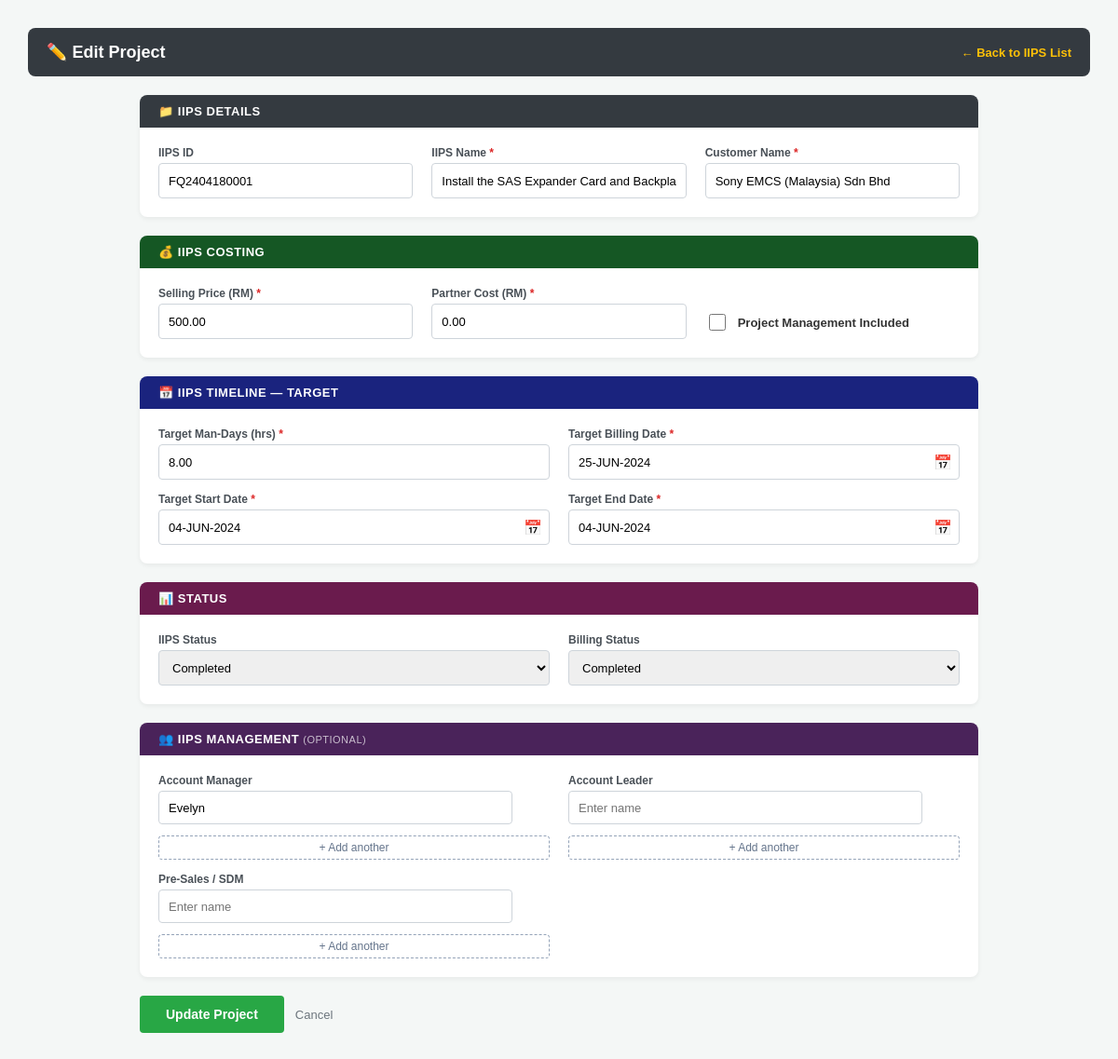
The page /create_iips.php?edit=FQ2404180001 (signed in) on the database its author committed.
### tables this page shows
CREATE TABLE iips_tracking (
    id INT AUTO_INCREMENT PRIMARY KEY,
    project_id          VARCHAR(50) NOT NULL,
    selling_price       DECIMAL(12,2) NULL DEFAULT NULL,
    partner_cost        DECIMAL(12,2) NULL DEFAULT NULL,
    gross_profit        DECIMAL(12,2) NULL DEFAULT NULL,
    has_project_mgmt    TINYINT(1) NOT NULL DEFAULT 0,
    target_mandays      DECIMAL(8,2) NULL DEFAULT NULL,
    target_start_date   DATE NULL DEFAULT NULL,
    target_end_date     DATE NULL DEFAULT NULL,
    target_billing_date DATE NULL DEFAULT NULL,
    actual_start_date   DATE NULL DEFAULT NULL,
    actual_end_date     DATE NULL DEFAULT NULL,
    iips_status         ENUM('Not Quoted','Quoted','Not Started','In Progress','Completed','Cancelled') NOT NULL DEFAULT 'Not Quoted',
    billing_status      ENUM('Not Forecasted','Forecasted','Pending','Completed') NOT NULL DEFAULT 'Not Forecasted',
    account_manager     VARCHAR(150) NULL DEFAULT NULL,
    account_leader      VARCHAR(150) NULL DEFAULT NULL,
    presales_sdm        VARCHAR(150) NULL DEFAULT NULL,
    project_manager     VARCHAR(150) NULL DEFAULT NULL,
    partner             VARCHAR(150) NULL DEFAULT NULL,
    created_at          TIMESTAMP DEFAULT CURRENT_TIMESTAMP,
    updated_at          TIMESTAMP DEFAULT CURRENT_TIMESTAMP ON UPDATE CURRENT_TIMESTAMP,
    FOREIGN KEY (project_id) REFERENCES projects(project_id) ON DELETE CASCADE
);

### create_iips.php (the view, shortened to what this page needs)
<?php
require_once 'config.php';
function fmtDateDisplay($d) {
    $dt = DateTime::createFromFormat('Y-m-d', $d);
    return $dt ? $dt->format('d-M-Y') : '';
}
$edit_mode = false;
$edit_data = null;
$iips_data = null;
if (isset($_GET['edit'])) {
    $edit_mode = true;
    $pid = trim($_GET['edit']);
    $stmt = $conn->prepare("SELECT * FROM projects WHERE project_id=?");
    $stmt->bind_param("s", $pid); $stmt->execute();
    $edit_data = $stmt->get_result()->fetch_assoc(); $stmt->close();
    $stmt2 = $conn->prepare("SELECT * FROM iips_tracking WHERE project_id=?");
    $stmt2->bind_param("s", $pid); $stmt2->execute();
    $iips_data = $stmt2->get_result()->fetch_assoc(); $stmt2->close();
}
$errors = [];
$v = [
    'project_id'          => $_POST['project_id']          ?? ($edit_data['project_id']    ?? ''),
    'project_name'        => $_POST['project_name']        ?? ($edit_data['project_name']  ?? ''),
    'customer_name'       => $_POST['customer_name']       ?? ($edit_data['customer_name'] ?? ''),
    'selling_price'       => $_POST['selling_price']       ?? ($iips_data['selling_price']  ?? ''),
    'partner_cost'        => $_POST['partner_cost']        ?? ($iips_data['partner_cost']   ?? ''),
    'has_project_mgmt'    => ($_SERVER['REQUEST_METHOD'] === 'POST') ? (isset($_POST['has_project_mgmt']) ? 1 : 0) : ($iips_data['has_project_mgmt'] ?? 0),
    'target_mandays'      => $_POST['target_mandays']      ?? ($iips_data['target_mandays']      ?? ''),
    'target_start_date'   => $_POST['target_start_date']   ?? ($iips_data['target_start_date']   ?? ''),
    'target_end_date'     => $_POST['target_end_date']     ?? ($iips_data['target_end_date']     ?? ''),
    'target_billing_date' => $_POST['target_billing_date'] ?? ($iips_data['target_billing_date'] ?? ''),
    'iips_status'         => $_POST['iips_status']         ?? ($edit_mode ? ($iips_data['iips_status']    ?? '') : ''),
    'billing_status'      => $_POST['billing_status']      ?? ($edit_mode ? ($iips_data['billing_status'] ?? '') : ''),
    'account_manager'     => $_SERVER['REQUEST_METHOD']==='POST' ? implode(', ', array_filter(array_map('trim', $_POST['account_manager_multi'] ?? []))) : ($iips_data['account_manager'] ?? ''),
    'account_leader'      => $_SERVER['REQUEST_METHOD']==='POST' ? implode(', ', array_filter(array_map('trim', $_POST['account_leader_multi']  ?? []))) : ($iips_data['account_leader']  ?? ''),
    'presales_sdm'        => $_SERVER['REQUEST_METHOD']==='POST' ? implode(', ', array_filter(array_map('trim', $_POST['presales_sdm_multi']    ?? []))) : ($iips_data['presales_sdm']    ?? ''),
    'project_manager'     => $_POST['project_manager']     ?? ($iips_data['project_manager'] ?? ''),
];
?>
<!DOCTYPE html>
<html lang="en">
<head>
</head>
<body>
<div class="topbar">
    <h2><?= $edit_mode ? '✏️ Edit Project' : '+ Create New IIPS' ?></h2>
    <a href="admin_iips.php">← Back to IIPS List</a>
</div>
<div class="page">
    <form method="POST">
        <div class="section">
            <div class="section-hdr">📁 IIPS Details</div>
            <div class="section-body three-col">
                <div class="form-group">
                    <label>IIPS ID</label>
                    <input type="text" name="project_id" value="<?= htmlspecialchars($v['project_id']) ?>" placeholder="e.g. SO-0000123">
                </div>
                <div class="form-group">
                    <label>IIPS Name <span class="req">*</span></label>
                    <input type="text" name="project_name" value="<?= htmlspecialchars($v['project_name']) ?>" class="<?= in_array('Project Name is required.',$errors)?'err':'' ?>">
                </div>
                <div class="form-group">
                    <label>Customer Name <span class="req">*</span></label>
                    <input type="text" name="customer_name" value="<?= htmlspecialchars($v['customer_name']) ?>" class="<?= in_array('Customer Name is required.',$errors)?'err':'' ?>">
                </div>
            </div>
        </div>
        <div class="section">
            <div class="section-hdr green">💰 IIPS Costing</div>
            <div class="section-body three-col">
                <div class="form-group">
                    <label>Selling Price (RM) <span class="req">*</span></label>
                    <input type="number" name="selling_price" id="sp" step="0.01" min="0" value="<?= htmlspecialchars($v['selling_price']) ?>" oninput="calcGP()" class="<?= in_array('Selling Price is required.',$errors)?'err':'' ?>">
                </div>
                <div class="form-group">
                    <label>Partner Cost (RM) <span class="req">*</span></label>
                    <input type="number" name="partner_cost" id="pc" step="0.01" min="0" value="<?= htmlspecialchars($v['partner_cost']) ?>" oninput="calcGP()" class="<?= in_array('Partner Cost is required.',$errors)?'err':'' ?>">
                </div>
                <div class="check-group" style="align-self:center; padding-top:20px;">
                    <input type="checkbox" name="has_project_mgmt" id="has_pm" <?= $v['has_project_mgmt'] ? 'checked' : '' ?>>
                    <label for="has_pm">Project Management Included</label>
                </div>
            </div>
        </div>
        <div class="section">
            <div class="section-hdr blue">📅 IIPS Timeline — Target</div>
            <div class="section-body">
                <div class="form-group">
                    <label>Target Man-Days (hrs) <span class="req">*</span></label>
                    <input type="number" name="target_mandays" step="0.5" min="0" value="<?= htmlspecialchars($v['target_mandays']) ?>" class="<?= in_array('Target Man-Days is required.',$errors)?'err':'' ?>">
                </div>
                <div class="form-group">
                    <label>Target Billing Date <span class="req">*</span></label>
                    <div style="position:relative; height:38px; width:100%; display:flex;">
                        <input type="text" id="tbd_display" placeholder="DD MMM YYYY" oninput="liveDate(this)" style="flex:1;height:100%;padding:8px 36px 8px 10px;border:1px solid #ced4da;border-radius:4px;font-size:13px;text-transform:uppercase;" autocomplete="off" value="<?= htmlspecialchars(fmtDateDisplay($v['target_billing_date'])) ?>" class="<?= in_array('Target Billing Date is required.',$errors)?'err':'' ?>">
                        <div style="position:absolute;right:0;top:0;width:36px;height:100%;display:flex;align-items:center;justify-content:center;cursor:pointer;z-index:5;" onclick="document.getElementById('tbd_val').showPicker()">📅</div>
                    </div>
                </div>
                <div class="form-group">
                    <label>Target Start Date <span class="req">*</span></label>
                    <div style="position:relative; height:38px; width:100%; display:flex;">
                        <input type="text" id="tsd_display" placeholder="DD MMM YYYY" oninput="liveDate(this)" style="flex:1;height:100%;padding:8px 36px 8px 10px;border:1px solid #ced4da;border-radius:4px;font-size:13px;text-transform:uppercase;" autocomplete="off" value="<?= htmlspecialchars(fmtDateDisplay($v['target_start_date'])) ?>" class="<?= in_array('Target Start Date is required.',$errors)?'err':'' ?>">
                        <div style="position:absolute;right:0;top:0;width:36px;height:100%;display:flex;align-items:center;justify-content:center;cursor:pointer;z-index:5;" onclick="document.getElementById('tsd_val').showPicker()">📅</div>
                    </div>
                </div>
                <div class="form-group">
                    <label>Target End Date <span class="req">*</span></label>
                    <div style="position:relative; height:38px; width:100%; display:flex;">
                        <input type="text" id="ted_display" placeholder="DD MMM YYYY" oninput="liveDate(this)" style="flex:1;height:100%;padding:8px 36px 8px 10px;border:1px solid #ced4da;border-radius:4px;font-size:13px;text-transform:uppercase;" autocomplete="off" value="<?= htmlspecialchars(fmtDateDisplay($v['target_end_date'])) ?>" class="<?= in_array('Target End Date is required.',$errors)?'err':'' ?>">
                        <div style="position:absolute;right:0;top:0;width:36px;height:100%;display:flex;align-items:center;justify-content:center;cursor:pointer;z-index:5;" onclick="document.getElementById('ted_val').showPicker()">📅</div>
                    </div>
                </div>
            </div>
        </div>
        <div class="section">
            <div class="section-hdr teal">📊 Status</div>
            <div class="section-body">
                <div class="form-group">
                    <label>IIPS Status</label>
                    <select name="iips_status">
                        <?php foreach (['Not Quoted','Quoted','Not Started','In Progress','Completed','Cancelled'] as $o): ?>
                        <option value="<?= $o ?>" <?= $v['iips_status']===$o && $edit_mode ?'selected':'' ?>><?= $o ?></option>
                        <?php endforeach; ?>
                    </select>
                </div>
                <div class="form-group">
                    <label>Billing Status</label>
                    <select name="billing_status">
                        <?php foreach (['Not Forecasted','Forecasted','Pending','Completed'] as $o): ?>
                        <option value="<?= $o ?>" <?= $v['billing_status']===$o && $edit_mode ?'selected':'' ?>><?= $o ?></option>
                        <?php endforeach; ?>
                    </select>
                </div>
            </div>
        </div>
        <div class="section">
            <div class="section-hdr purple">👥 IIPS Management <span style="font-weight:400; font-size:11px; opacity:.7;">(optional)</span></div>
            <div class="section-body">
                <div class="form-group">
                    <label>Account Manager</label>
                    <div id="acc-mgr-list">
                        <?php $am_names = array_filter(array_map('trim', explode(',', $v['account_manager']))); if(empty($am_names)) $am_names = ['']; foreach($am_names as $i => $n): ?>
                        <div class="multi-name-row" style="display:flex;gap:8px;margin-bottom:6px;">
                            <input type="text" name="account_manager_multi[]" value="<?= htmlspecialchars($n) ?>" placeholder="Enter name" style="flex:1;height:36px;padding:0 10px;border:1px solid #ced4da;border-radius:4px;font-size:13px;">
                        </div>
                        <?php endforeach; ?>
                    </div>
                    <button type="button" onclick="addName('acc-mgr-list')" style="background:none;border:1px dashed #94a3b8;color:#64748b;padding:5px 12px;border-radius:4px;font-size:12px;cursor:pointer;margin-top:2px;">+ Add another</button>
                </div>
                <div class="form-group">
                    <label>Account Leader</label>
                    <div id="acc-ldr-list">
                        <?php $al_names = array_filter(array_map('trim', explode(',', $v['account_leader']))); if(empty($al_names)) $al_names = ['']; foreach($al_names as $i => $n): ?>
                        <div class="multi-name-row" style="display:flex;gap:8px;margin-bottom:6px;">
                            <input type="text" name="account_leader_multi[]" value="<?= htmlspecialchars($n) ?>" placeholder="Enter name" style="flex:1;height:36px;padding:0 10px;border:1px solid #ced4da;border-radius:4px;font-size:13px;">
                        </div>
                        <?php endforeach; ?>
                    </div>
                    <button type="button" onclick="addName('acc-ldr-list')" style="background:none;border:1px dashed #94a3b8;color:#64748b;padding:5px 12px;border-radius:4px;font-size:12px;cursor:pointer;margin-top:2px;">+ Add another</button>
                </div>
                <div class="form-group">
                    <label>Pre-Sales / SDM</label>
                    <div id="presales-list">
                        <?php $ps_names = array_filter(array_map('trim', explode(',', $v['presales_sdm']))); if(empty($ps_names)) $ps_names = ['']; foreach($ps_names as $i => $n): ?>
                        <div class="multi-name-row" style="display:flex;gap:8px;margin-bottom:6px;">
                            <input type="text" name="presales_sdm_multi[]" value="<?= htmlspecialchars($n) ?>" placeholder="Enter name" style="flex:1;height:36px;padding:0 10px;border:1px solid #ced4da;border-radius:4px;font-size:13px;">
                        </div>
                        <?php endforeach; ?>
                    </div>
                    <button type="button" onclick="addName('presales-list')" style="background:none;border:1px dashed #94a3b8;color:#64748b;padding:5px 12px;border-radius:4px;font-size:12px;cursor:pointer;margin-top:2px;">+ Add another</button>
                </div>
            </div>
        </div>
        <div class="actions">
            <button type="submit" class="btn-save"><?= $edit_mode ? 'Update Project' : 'Save Project' ?></button>
            <a href="admin_iips.php" class="btn-cancel">Cancel</a>
        </div>
    </form>
</div>
</body>
</html>

### create_iips.php (style rules this page uses)
* { box-sizing: border-box; }
body { font-family: Arial, sans-serif; margin: 30px; background: #f4f7f6; }
.topbar { background: #343a40; padding: 15px 20px; display: flex; align-items: center; justify-content: space-between; border-radius: 8px; flex-wrap: wrap; gap: 10px; }
.topbar h2 { color: white; margin: 0; font-size: 18px; }
.topbar a { color: #ffc107; font-weight: bold; text-decoration: none; font-size: 13px; }
.page { max-width: 900px; margin: 20px auto; padding: 0 0 60px; }
.section { background: white; border-radius: 8px; box-shadow: 0 2px 5px rgba(0,0,0,0.06); margin-bottom: 20px; overflow: hidden; }
.section-hdr { background: #343a40; color: white; padding: 10px 20px; font-size: 13px; font-weight: 700; text-transform: uppercase; letter-spacing: .5px; }
.section-hdr.green { background: #155724; }
.section-hdr.blue { background: #1a237e; }
.section-hdr.purple { background: #4a235a; }
.section-hdr.teal { background: #6a1b4d; }
.section-body { padding: 20px; display: grid; grid-template-columns: 1fr 1fr; gap: 14px 20px; }
.section-body.three-col { grid-template-columns: 1fr 1fr 1fr; }
.form-group { display: flex; flex-direction: column; gap: 4px; }
.form-group label { font-size: 12px; font-weight: 700; color: #495057; }
.req { color: #dc2626; }
.form-group input, .form-group select { height: 38px; padding: 0 10px; border: 1px solid #ced4da; border-radius: 4px; font-size: 13px; width: 100%; }
.check-group { display: flex; align-items: center; gap: 10px; padding-top: 8px; }
.check-group input[type="checkbox"] { width: 18px; height: 18px; cursor: pointer; }
.check-group label { font-size: 13px; font-weight: 600; color: #333; margin: 0; cursor: pointer; }
.actions { display: flex; gap: 12px; margin-top: 4px; align-items: center; }
.btn-save { background: #28a745; color: white; border: none; padding: 0 28px; height: 40px; border-radius: 4px; font-size: 14px; font-weight: bold; cursor: pointer; }
.btn-cancel { display: inline-flex; align-items: center; color: #6c757d; text-decoration: none; font-size: 13px; height: 40px; }

### rows shown on the page
iips_tracking: project_id "FQ2404180001", selling_price "500.00", partner_cost "0.00", target_mandays "8.00", target_billing_date "25-JUN-2024", target_start_date "04-JUN-2024", target_end_date "04-JUN-2024", iips_status "Completed", billing_status "Completed", account_manager "Evelyn"
